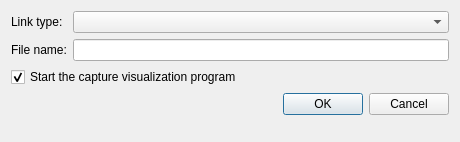
<?xml version="1.0" encoding="UTF-8"?>
<ui version="4.0">
 <class>CaptureDialog</class>
 <widget class="QDialog" name="CaptureDialog">
  <property name="windowModality">
   <enum>Qt::WindowModal</enum>
  </property>
  <property name="geometry">
   <rect>
    <x>0</x>
    <y>0</y>
    <width>460</width>
    <height>142</height>
   </rect>
  </property>
  <property name="windowTitle">
   <string>Packet capture</string>
  </property>
  <property name="modal">
   <bool>false</bool>
  </property>
  <layout class="QGridLayout" name="gridLayout">
   <item row="0" column="0">
    <widget class="QLabel" name="uiLinkTypeLabel">
     <property name="sizePolicy">
      <sizepolicy hsizetype="Minimum" vsizetype="Preferred">
       <horstretch>0</horstretch>
       <verstretch>0</verstretch>
      </sizepolicy>
     </property>
     <property name="text">
      <string>Link type:</string>
     </property>
     <property name="scaledContents">
      <bool>false</bool>
     </property>
    </widget>
   </item>
   <item row="0" column="1">
    <widget class="QComboBox" name="uiDataLinkTypeComboBox">
     <property name="sizePolicy">
      <sizepolicy hsizetype="Expanding" vsizetype="Fixed">
       <horstretch>0</horstretch>
       <verstretch>0</verstretch>
      </sizepolicy>
     </property>
    </widget>
   </item>
   <item row="1" column="0">
    <widget class="QLabel" name="uiFileNameLabel">
     <property name="text">
      <string>File name:</string>
     </property>
    </widget>
   </item>
   <item row="1" column="1">
    <widget class="QLineEdit" name="uiCaptureFileNameLineEdit"/>
   </item>
   <item row="2" column="0" colspan="2">
    <widget class="QCheckBox" name="uiStartCommandCheckBox">
     <property name="text">
      <string>Start the capture visualization program</string>
     </property>
     <property name="checked">
      <bool>true</bool>
     </property>
    </widget>
   </item>
   <item row="3" column="0" colspan="2">
    <layout class="QHBoxLayout" name="horizontalLayout">
     <property name="spacing">
      <number>20</number>
     </property>
     <item>
      <spacer name="horizontalSpacer">
       <property name="orientation">
        <enum>Qt::Horizontal</enum>
       </property>
       <property name="sizeHint" stdset="0">
        <size>
         <width>40</width>
         <height>20</height>
        </size>
       </property>
      </spacer>
     </item>
     <item>
      <widget class="QDialogButtonBox" name="uiButtonBox">
       <property name="sizePolicy">
        <sizepolicy hsizetype="Fixed" vsizetype="Fixed">
         <horstretch>0</horstretch>
         <verstretch>0</verstretch>
        </sizepolicy>
       </property>
       <property name="orientation">
        <enum>Qt::Horizontal</enum>
       </property>
       <property name="standardButtons">
        <set>QDialogButtonBox::Cancel|QDialogButtonBox::Ok</set>
       </property>
      </widget>
     </item>
    </layout>
   </item>
   <item row="4" column="1">
    <spacer name="verticalSpacer">
     <property name="orientation">
      <enum>Qt::Vertical</enum>
     </property>
     <property name="sizeHint" stdset="0">
      <size>
       <width>20</width>
       <height>244</height>
      </size>
     </property>
    </spacer>
   </item>
  </layout>
 </widget>
 <resources>
  <include location="../../resources/resources.qrc"/>
 </resources>
 <connections/>
</ui>
